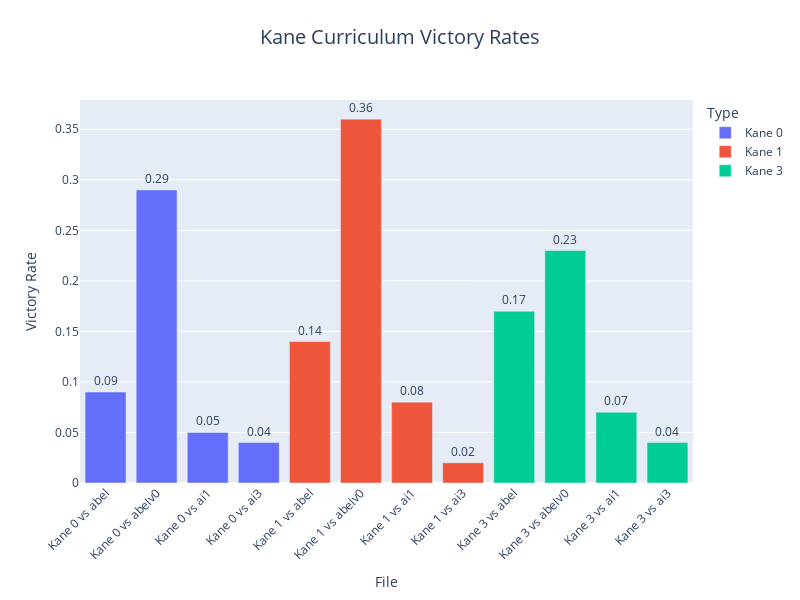

Notebook cell for this chart:
### Code cell
#Plot Kane Curriculum victory rates
fig = px.bar(kane_curriculum_df, x="Name", y="Victory Rate", color="Type",
             title="Kane Curriculum Victory Rates",
             labels={"File": "File", "Victory Rate": "Victory Rate"},
             text="Victory Rate")
fig.update_traces(texttemplate='%{text:.2f}', textposition='outside')
fig.update_layout(
    xaxis_title="File",
    yaxis_title="Victory Rate",
    title_x=0.5,
    title_y=0.95,
    title_font=dict(size=20),
    xaxis_tickangle=-45,
    width=800,
    height=600
)
fig.show()

### Figure 1 — Plotly figure (JSON) as saved in the notebook; plotly's stock layout.template omitted (floating-point values rounded to 4 significant figures)
{"data": [{"hovertemplate": "Type=Kane 0<br>Name=%{x}<br>Victory Rate=%{text}<extra></extra>", "legendgroup": "Kane 0", "marker": {"color": "#636efa", "pattern": {"shape": ""}}, "name": "Kane 0", "orientation": "v", "showlegend": true, "text": [0.09, 0.29, 0.05, 0.04], "textposition": "outside", "texttemplate": "%{text:.2f}", "type": "bar", "x": ["Kane 0 vs abel", "Kane 0 vs abelv0", "Kane 0 vs ai1", "Kane 0 vs ai3"], "xaxis": "x", "y": [0.09, 0.29, 0.05, 0.04], "yaxis": "y"}, {"hovertemplate": "Type=Kane 1<br>Name=%{x}<br>Victory Rate=%{text}<extra></extra>", "legendgroup": "Kane 1", "marker": {"color": "#EF553B", "pattern": {"shape": ""}}, "name": "Kane 1", "orientation": "v", "showlegend": true, "text": [0.14, 0.36, 0.08, 0.02], "textposition": "outside", "texttemplate": "%{text:.2f}", "type": "bar", "x": ["Kane 1 vs abel", "Kane 1 vs abelv0", "Kane 1 vs ai1", "Kane 1 vs ai3"], "xaxis": "x", "y": [0.14, 0.36, 0.08, 0.02], "yaxis": "y"}, {"hovertemplate": "Type=Kane 3<br>Name=%{x}<br>Victory Rate=%{text}<extra></extra>", "legendgroup": "Kane 3", "marker": {"color": "#00cc96", "pattern": {"shape": ""}}, "name": "Kane 3", "orientation": "v", "showlegend": true, "text": [0.17, 0.23, 0.07, 0.04], "textposition": "outside", "texttemplate": "%{text:.2f}", "type": "bar", "x": ["Kane 3 vs abel", "Kane 3 vs abelv0", "Kane 3 vs ai1", "Kane 3 vs ai3"], "xaxis": "x", "y": [0.17, 0.23, 0.07, 0.04], "yaxis": "y"}], "layout": {"barmode": "relative", "height": 600, "legend": {"title": {"text": "Type"}, "tracegroupgap": 0}, "title": {"font": {"size": 20}, "text": "Kane Curriculum Victory Rates", "x": 0.5, "y": 0.95}, "width": 800, "xaxis": {"anchor": "y", "domain": [0, 1], "tickangle": -45, "title": {"text": "File"}}, "yaxis": {"anchor": "x", "domain": [0, 1], "title": {"text": "Victory Rate"}}}}
